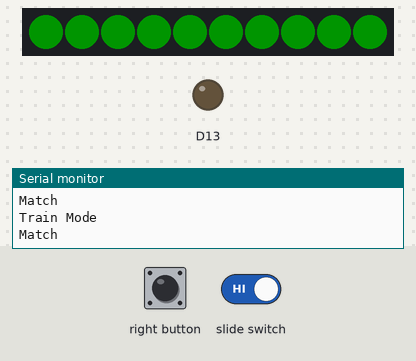
This sketch was run on a simulated Adafruit Circuit Playground Express. Shown: 10 RGB LEDs in strip order, left to right, output pins drawn as LEDs (lit = HIGH), the last lines printed to the serial monitor. The inputs (shaded band) are chosen by the test bench. Dim RGB values are drawn brighter than linear; random numbers use the default seed unless the sketch sets one.

Above: at 3.8 s.
3.9 s: right button pressed for 3.2 s
At 4.5 s:
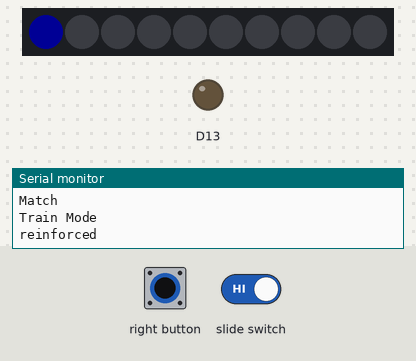
8.6 s: right button pressed for 1.3 s
At 10.9 s:
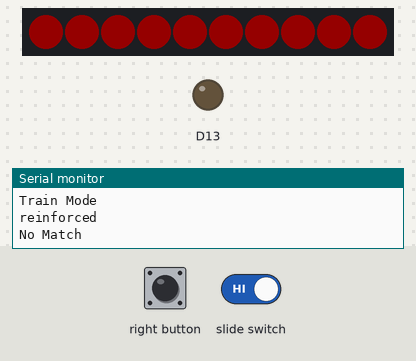
Timing chart, 0 to 12.4 s (numbered marks = the images above; inputs shaded):
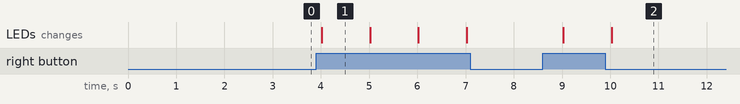

The sketch:

ArtScience_FFT_B.ino
```cpp
// Fast Forier Transform Test Program for Circuit Playground
// Mike Barela for Adafruit Industries    September, 2016

#include <Adafruit_CircuitPlayground.h>
#include "Perceptron.h"

#define BINS   32          // The number of FFT frequency bins

perceptron noisePerceptron(33);

void setup() {
  CircuitPlayground.begin();  // Set up the board library and serial
  Serial.begin(9600);
  randomSeed(CircuitPlayground.readCap(3));
  noisePerceptron.randomize();
  noisePerceptron.setTraining(0.08);

}

void loop() {
  uint8_t i, j;
  uint16_t spectrum[BINS];


  //toma el promedio de 5 muestras
  CircuitPlayground.mic.fft(spectrum);

  for (i = 0; i < 32; i++) {
    noisePerceptron.inputs[i] = spectrum[i];
  }


  float guess = noisePerceptron.feedForward();

  uint32_t c;
  if (guess == 1) {
    c = CircuitPlayground.strip.Color(0, 255, 0);
    Serial.println("Match");
  }
  else {
    c = CircuitPlayground.strip.Color(255, 0, 0);
    Serial.println("No Match");

  }

  for (int i = 0; i <= 9; i++) {
    CircuitPlayground.setPixelColor(i, c);
  }

  delay(1000);
  if (CircuitPlayground.slideSwitch()) {
    Serial.println("Train Mode");
    if (CircuitPlayground.rightButton()) {
      Serial.println("reinforced");
      CircuitPlayground.clearPixels();
      //desired, guess
      noisePerceptron.train(-guess, guess);
      CircuitPlayground.setPixelColor(0, CircuitPlayground.strip.Color(0, 0, 255));
      delay(1000);
    }
  }

}
```

Measured:
- after the input at 3.9 s, the LEDs: change after 0.12 s (image 1)
- after the input at 8.6 s, the LEDs: first change after 0.43 s (image 2 shows a later state)
- what the display in image 1 shows lasts 1.0 s, from 4.0 s to 5.0 s
